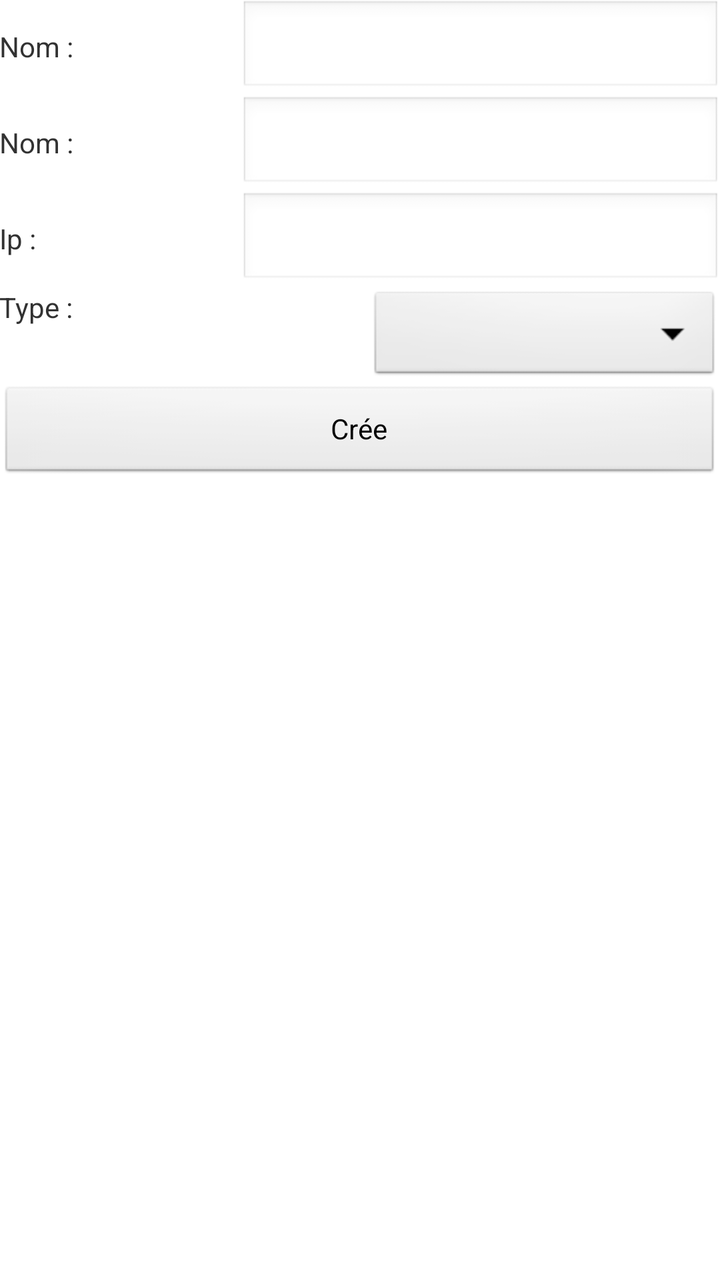
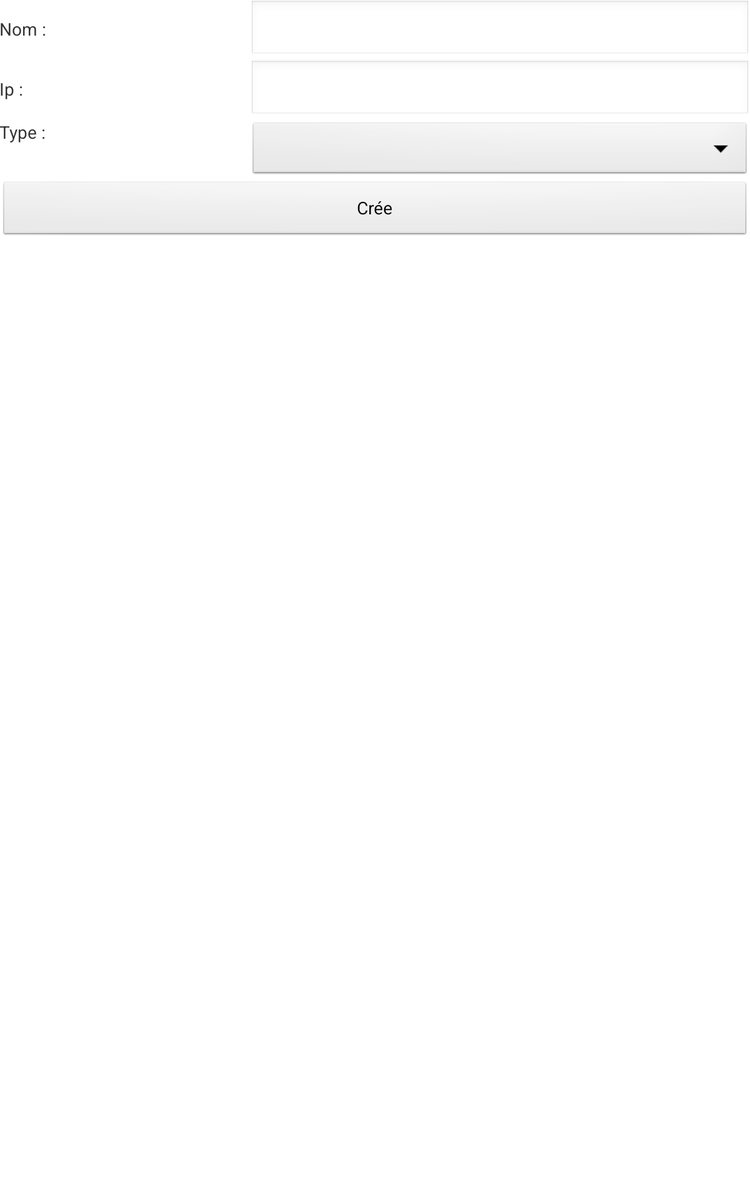

One screen, two layout resources from the same app: the default and the repository's alternative for another configuration. Each is rendered where Android would select it; the XML of both is given below.
<!-- AndroidManifest.xml: application theme AppTheme -->
<!-- res/layout/ajouter_camera.xml -->
<RelativeLayout xmlns:android="http://schemas.android.com/apk/res/android"
    xmlns:tools="http://schemas.android.com/tools"
    android:layout_width="match_parent"
    android:layout_height="match_parent"
    android:paddingBottom="@dimen/activity_vertical_margin"
    android:paddingLeft="@dimen/activity_horizontal_margin"
    android:paddingRight="@dimen/activity_horizontal_margin"
    android:paddingTop="@dimen/activity_vertical_margin"
    tools:context=".AjoutCamera" xmlns:app="http://schemas.android.com/apk/res/com.example.test">

    <LinearLayout
        android:layout_width="match_parent"
        android:layout_height="match_parent"
        android:layout_alignParentLeft="true"
        android:layout_centerVertical="true"
        android:orientation="vertical" >

        <LinearLayout
            android:layout_width="match_parent"
            android:layout_height="wrap_content" >

            <TextView
                android:id="@+id/AjoutCameratextViewNom"
                android:layout_width="90dp"
                android:layout_height="wrap_content"
                android:layout_weight="1"
                android:text="@string/nom" />

            <EditText
                android:id="@+id/AjoutCameraEditTextNom"
                android:layout_width="wrap_content"
                android:layout_height="wrap_content"
                android:layout_weight="1"
                android:ems="10" />

        </LinearLayout>
        <LinearLayout
            android:layout_width="match_parent"
            android:layout_height="wrap_content" >

            <TextView
                android:id="@+id/AjoutCameratextViewIp"
                android:layout_width="90dp"
                android:layout_height="wrap_content"
                android:layout_weight="1"
                android:text="@string/nom" />

            <EditText
                android:id="@+id/AjoutCameraEditTextIp"
                android:layout_width="wrap_content"
                android:layout_height="wrap_content"
                android:layout_weight="1"
                android:ems="10" />

        </LinearLayout>
        <LinearLayout
            android:layout_width="match_parent"
            android:layout_height="wrap_content" >

            <TextView
                android:id="@+id/AjoutCameratextViewIp"
                android:layout_width="90dp"
                android:layout_height="wrap_content"
                android:layout_weight="1"
                android:text="@string/ip" />

            <EditText
                android:id="@+id/AjoutCameraEditTextIp"
                android:layout_width="wrap_content"
                android:layout_height="wrap_content"
                android:layout_weight="1"
                android:ems="10" />

        </LinearLayout>
        <LinearLayout
            android:layout_width="match_parent"
            android:layout_height="wrap_content" >

            <TextView
                android:id="@+id/AjoutCameratextViewType"
                android:layout_width="90dp"
                android:layout_height="wrap_content"
                android:layout_weight="1"
                android:text="@string/type" />

            <Spinner
                android:id="@+id/AjoutCameraSpinnerType"
                android:layout_width="wrap_content"
                android:layout_height="wrap_content"
                android:layout_weight="1"
                android:ems="10" />

        </LinearLayout>
        <LinearLayout
            android:layout_width="match_parent"
            android:layout_height="100dp" >
            <Button
                android:id="@+id/AjoutCamerabuttonCree"
                android:layout_width="match_parent"
                android:layout_height="wrap_content"
                android:text="@string/cree" />
        </LinearLayout>
    </LinearLayout>
</RelativeLayout>
<!-- resources referenced by this layout -->
<resources>
  <string name="cree">Crée</string>
  <string name="ip">Ip :</string>
  <string name="nom">Nom :</string>
  <string name="type">Type :</string>
  <style name="AppTheme" parent="android:Theme.Light" />
</resources>
<!-- res/layout-large/ajouter_camera.xml (the repository's variant of the layout above) -->
<!-- drawn on a 7-inch tablet held upright -->
<RelativeLayout xmlns:android="http://schemas.android.com/apk/res/android"
                xmlns:tools="http://schemas.android.com/tools"
                android:layout_width="match_parent"
                android:layout_height="match_parent"
                android:paddingBottom="@dimen/activity_vertical_margin"
                android:paddingLeft="@dimen/activity_horizontal_margin"
                android:paddingRight="@dimen/activity_horizontal_margin"
                android:paddingTop="@dimen/activity_vertical_margin"
                tools:context=";AjoutCamera" xmlns:app="http://schemas.android.com/apk/res/com.example.test">

    <LinearLayout
        android:layout_width="match_parent"
        android:layout_height="match_parent"
        android:layout_alignParentLeft="true"
        android:layout_centerVertical="true"
        android:orientation="vertical" 
        
    >
        <LinearLayout
            android:layout_width="match_parent"
            android:layout_height="wrap_content" >

            <TextView
                android:id="@+id/AjoutCameratextViewNom"
                android:layout_width="200dp"
                android:layout_height="wrap_content"
                android:text="@string/nom" />

            <EditText
                android:id="@+id/AjoutCameraEditTextNom"
                android:layout_width="wrap_content"
                android:layout_height="wrap_content"
                android:layout_weight="1"
                android:ems="10" />

        </LinearLayout>
        <LinearLayout
            android:layout_width="match_parent"
            android:layout_height="wrap_content" >

            <TextView
                android:id="@+id/AjoutCameratextViewIp"
                android:layout_width="200dp"
                android:layout_height="wrap_content"
                android:text="@string/ip" />

            <EditText
                android:id="@+id/AjoutCameraEditTextIp"
                android:layout_width="wrap_content"
                android:layout_height="wrap_content"
                android:layout_weight="1"
                android:ems="10" />

        </LinearLayout>
        <LinearLayout
            android:layout_width="match_parent"
            android:layout_height="wrap_content" >

            <TextView
                android:id="@+id/AjoutCameratextViewType"
                android:layout_width="200dp"
                android:layout_height="wrap_content"
                android:text="@string/type" />

            <Spinner
                android:id="@+id/AjoutCameraSpinnerType"
                android:layout_width="wrap_content"
                android:layout_height="wrap_content"
                android:layout_weight="1"
                android:ems="10" />

        </LinearLayout>
        <LinearLayout
            android:layout_width="match_parent"
            android:layout_height="60dp" >

            <Button
                android:id="@+id/AjoutCamerabuttonCree"
                android:layout_width="match_parent"
                android:layout_height="wrap_content"
                android:text="@string/cree" />

        </LinearLayout>
    </LinearLayout>
</RelativeLayout>
